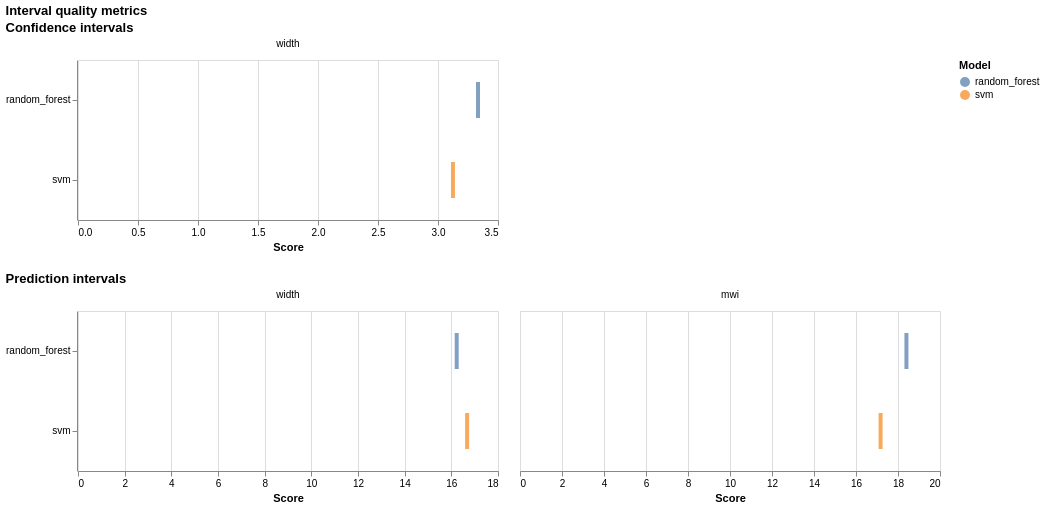

The notebook cell saved with this chart:
### Code cell
plot_interval_metrics(report)

### Figure 1 — Vega-Lite specification as saved in the notebook (floating-point values rounded to 4 significant figures)
{"config": {"view": {"continuousWidth": 300, "continuousHeight": 300}}, "vconcat": [{"data": {"name": "data-9a1190a9e7886cf6eebb27ef2c681954"}, "facet": {"column": {"field": "metric", "sort": ["width", "mwi"], "title": null, "type": "nominal"}}, "spec": {"mark": {"type": "tick", "orient": "vertical", "size": 36, "thickness": 4}, "encoding": {"color": {"field": "model", "legend": {"title": "Model"}, "type": "nominal"}, "tooltip": [{"field": "model", "type": "nominal"}, {"field": "metric", "type": "nominal"}, {"field": "value", "type": "quantitative"}], "x": {"field": "value", "title": "Score", "type": "quantitative"}, "y": {"field": "model", "title": null, "type": "nominal"}}, "height": 160, "width": 420}, "resolve": {"scale": {"x": "independent"}}, "title": "Confidence intervals"}, {"data": {"name": "data-e2b32018c3e67472f33bbcb974088300"}, "facet": {"column": {"field": "metric", "sort": ["width", "mwi"], "title": null, "type": "nominal"}}, "spec": {"mark": {"type": "tick", "orient": "vertical", "size": 36, "thickness": 4}, "encoding": {"color": {"field": "model", "legend": {"title": "Model"}, "type": "nominal"}, "tooltip": [{"field": "model", "type": "nominal"}, {"field": "metric", "type": "nominal"}, {"field": "value", "type": "quantitative"}], "x": {"field": "value", "title": "Score", "type": "quantitative"}, "y": {"field": "model", "title": null, "type": "nominal"}}, "height": 160, "width": 420}, "resolve": {"scale": {"x": "independent"}}, "title": "Prediction intervals"}], "title": "Interval quality metrics", "$schema": "https://vega.github.io/schema/vega-lite/v6.4.1.json", "datasets": {"data-9a1190a9e7886cf6eebb27ef2c681954": [{"kind": "confidence", "metric": "width", "value": 3.334, "model": "random_forest"}, {"kind": "confidence", "metric": "width", "value": 3.125, "model": "svm"}], "data-e2b32018c3e67472f33bbcb974088300": [{"kind": "prediction", "metric": "width", "value": 16.23, "model": "random_forest"}, {"kind": "prediction", "metric": "width", "value": 16.68, "model": "svm"}, {"kind": "prediction", "metric": "mwi", "value": 18.4, "model": "random_forest"}, {"kind": "prediction", "metric": "mwi", "value": 17.17, "model": "svm"}]}}
